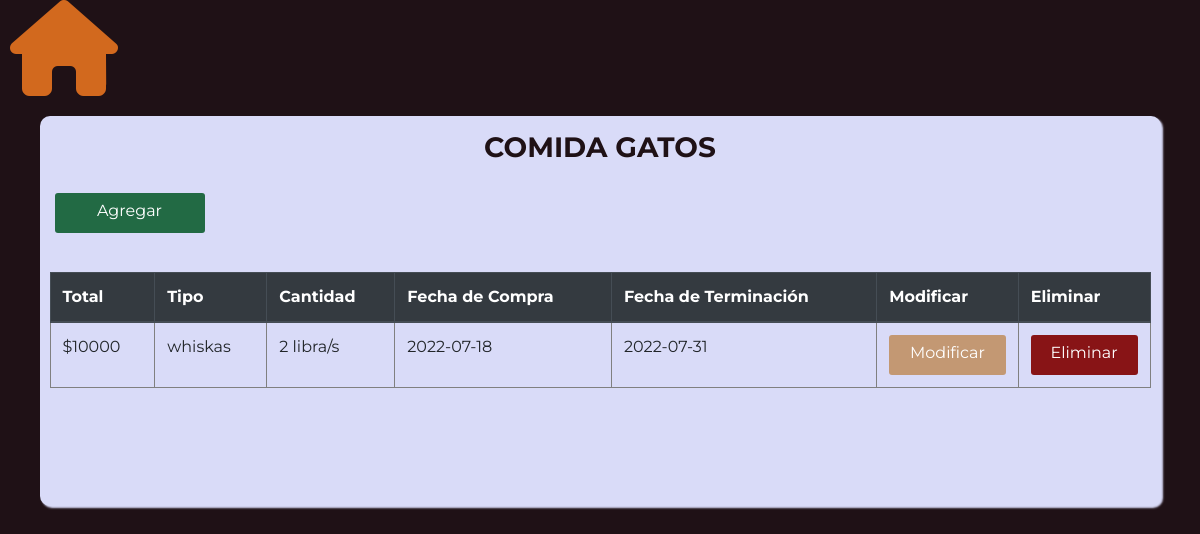
The app's page /?c=comida with its own data.
### tables this page shows
CREATE TABLE IF NOT EXISTS `comidacats` (
  `idComidaCats` int(11) UNSIGNED ZEROFILL NOT NULL AUTO_INCREMENT,
  `valorComida` double DEFAULT NULL,
  `tipoComida` varchar(50) DEFAULT NULL,
  `cantidadComida` int(11) DEFAULT NULL,
  `fechaCompra` date DEFAULT NULL,
  `fechaTerminacion` date DEFAULT NULL,
  PRIMARY KEY (`idComidaCats`)
);

### controllers/Comida.php (called while the page is built, shortened)
<?php
	class ComidaController {
		public function __construct(){
			require_once "models/ComidaModel.php";
		}
		public function index(){
			$comida = new Comida_model();
			$data["titulo"] = "Comida gatos";
			$data["comida"] = $comida->get_comidas();
			require_once "views/comida/comida.php";
		}
	}
?>

### config/database.php (called while the page is built)
<?php
	class Conectar {
		public static function conexion () {
			$conexion = new mysqli("localhost", "root", "", "casa");
			return $conexion;
		}
	}
?>

### models/ComidaModel.php (called while the page is built, shortened)
<?php
	class Comida_model {
		private $db;
		private $comida;
		public function __construct(){
			$this->db = Conectar::conexion();
			$this->comida = array();
		}
		public function get_comidas(){
			$sql = "SELECT a.idComidaCats, a.valorComida, a.tipoComida, a.cantidadComida, a.fechaCompra, a.fechaTerminacion FROM comidacats a ORDER BY a.fechaCompra ASC";
			$resultado = $this->db->query($sql);
			while($row = $resultado->fetch_assoc()){
				$this->comida[] = $row;
			}
			return $this->comida;
		}
	}
?>

### views/comida/comida.php (the view, shortened to what this page needs)
<!DOCTYPE html>
<html lang="es">
	<head>
		<link rel="stylesheet" href="assets/css/bootstrap.min.css">
		<link rel="stylesheet" type="text/css" href="https://cdn.datatables.net/1.12.1/css/jquery.dataTables.css">
		<link rel="stylesheet" type="text/css" href="https://cdn.datatables.net/v/dt/jqc-1.12.4/dt-1.12.1/r-2.3.0/datatables.min.css"/>
		<link rel="stylesheet" href="assets/css/estilola.css" class="stylesheet">
	</head>
	<body>
		<div>
		<a href="/casa"><i class="fa-solid fa-house fa-6x" style="color:chocolate"></i></a>
		</div>
		<div class="containertab">
			<div class="titulo"><?php echo $data["titulo"]; ?></div>
			<a href="?c=comida&a=nuevo" class="btn agregar">Agregar</a>
			<br />
			<br />
			<div class="table-responsive">
				<table border = "1" width="80%" class="table display" name="comidas" id="comidas">
					<thead class="thead-dark">
						<tr class="table-primary">
							<th>Total</th>
							<th>Tipo</th>
							<th>Cantidad</th>
							<th>Fecha de Compra</th>
							<th>Fecha de Terminación</th>
							<th>Modificar</th>
							<th>Eliminar</th>
						</tr>
					</thead>
					<tbody>
						<?php foreach($data["comida"] as $dato) {
							echo "<tr>";
							echo "<td> $".$dato["valorComida"]."</td>";
							echo "<td> ".$dato["tipoComida"]."</td>";
							echo "<td>".$dato["cantidadComida"]." libra/s</td>";
							echo "<td>".$dato["fechaCompra"]."</td>";
							echo "<td>".$dato["fechaTerminacion"]."</td>";
							echo "<td><a href='?c=comida&a=modificar&id=".$dato["idComidaCats"]."' class='btn modificar'>Modificar</a></td>";
							echo "<td><a href='?c=comida&a=eliminar&id=".$dato["idComidaCats"]."' class='btn eliminar'>Eliminar</a></td>";
							echo "</tr>";
						}
						?>
					</tbody>
				</table>
			</div>
		</div>
    <link href="//cdn.jsdelivr.net/npm/@sweetalert2/theme-dark@4/dark.css" rel="stylesheet">
	</body>
</html>

### assets/css/estilola.css (style rules this page uses)
:root { --azulito: #2254aaff; --amarilloso: #c39873ff; --erde: #226a44; --purpuroso: #1f1116ff; --medio-blanquito: #d9dbf8ff; --naranjo-claro: #d9c7c7ff; --chocolatoso: #532816; --rojito: #881416ff; --lavandita: #585172ff; --negrito: #030108ff; }
* { margin: 0; padding: 0; box-sizing: border-box; font-family: 'Montserrat', sans-serif; font-size: 1rem; }
body { background: var(--purpuroso); padding: 0 10px; }
.btn.agregar { min-width: 50px; max-width: 150px; width: 100%; background: var(--erde); height: 40px; margin-bottom: 15px; margin-left: 5px; padding: 6px 6px; font-size: 16px; border: 0; color: white; cursor: pointer; border-radius: 3px; outline: none; align-items: center; }
.btn.eliminar { width: 100%; background: var(--rojito); height: 40px; padding: 6px 6px; font-size: 16px; border: 0; color: white; cursor: pointer; border-radius: 3px; outline: none; align-items: center; }
.containertab { width: 95%; align-items: center; background: var(--medio-blanquito); margin: 20px auto; padding: 10px; box-shadow: 2px 2px 2px var(--medio-blanquito); border-radius: 10px; min-height: 390px; }
.containertab .titulo { font-size: 28px; font-weight: 700; margin-bottom: 25px; color: var(--purpuroso); text-transform: uppercase; text-align: center; }
.containertab .agregar { min-width: 50px; max-width: 150px; width: 100%; background: var(--erde); height: 40px; margin-bottom: 15px; margin-left: 5px; padding: 6px 6px; font-size: 16px; border: 0; color: white; cursor: pointer; border-radius: 3px; outline: none; align-items: center; }
.containertab .modificar, .containertab .activar { width: 100%; background: var(--amarilloso); height: 40px; padding: 6px 6px; font-size: 16px; border: 0; color: white; cursor: pointer; border-radius: 3px; outline: none; align-items: center; }
.containertab .desactivar, .containertab .eliminar { width: 100%; background: var(--rojito); height: 40px; padding: 6px 6px; font-size: 16px; border: 0; color: white; cursor: pointer; border-radius: 3px; outline: none; align-items: center; }

### records on screen
comidacats: valorComida "10000", tipoComida "whiskas", cantidadComida "2", fechaCompra "2022-07-18", fechaTerminacion "2022-07-31"

### other values on screen
$data["titulo"] "COMIDA GATOS"
